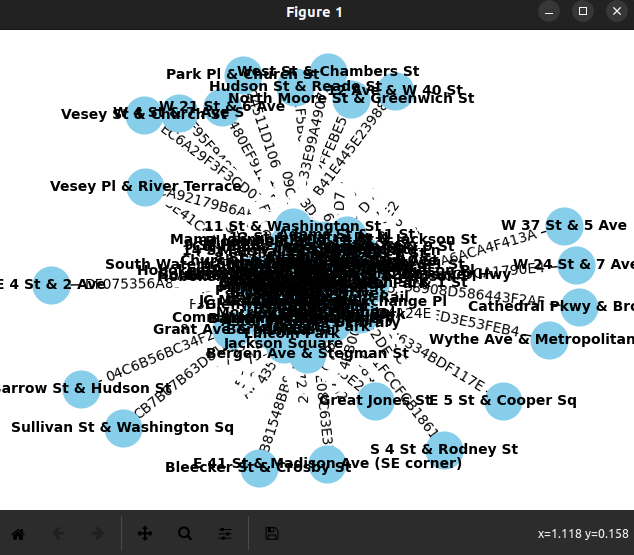

Recreate this plot in Python.
from pyspark.sql import SparkSession
from pyspark.sql import Row
from pyspark.sql.functions import col
import networkx as nx
import matplotlib.pyplot as plt
from graphframes import *
from datetime import datetime
from math import radians, cos, sin, asin, sqrt
from pyspark.sql import Row
from pyspark.sql.functions import udf
from pyspark.sql.types import FloatType
from pyspark.sql.functions import lit

class Station:
    def __init__(self, station_id, name, latitude, longitude):
        self.id = station_id
        self.name = name
        self.latitude = latitude
        self.longitude = longitude

class Trip:
    def __init__(self, ride_id, rideable_type, started_at, ended_at, start_station, end_station, member_casual):
        self.ride_id = ride_id
        self.rideable_type = rideable_type
        self.started_at = started_at
        self.ended_at = ended_at
        self.start_station = start_station
        self.end_station = end_station
        self.member_casual = member_casual

def date_to_milliseconds(date_str):
    if " " in date_str:
        format_str = "%Y-%m-%d %H:%M:%S"
    else:
        format_str = "%d-%m-%Y"
    dt = datetime.strptime(date_str, format_str)
    epoch = datetime.utcfromtimestamp(0)
    milliseconds = (dt - epoch).total_seconds() * 1000.0
    return int(milliseconds)

def nearest_station_time(graph, station_id):
    edges_rdd = graph.edges.rdd
    edges_with_time_rdd = edges_rdd.map(lambda row: Row(
        src=row['src'],
        dst=row['dst'],
        id=row['id'],
        time=date_to_milliseconds(row['ended_at']) - date_to_milliseconds(row['started_at'])
    ))
    edges_with_time = edges_with_time_rdd.toDF()
    edges_from_station = edges_with_time.filter((col("src") == station_id) | (col("dst") == station_id))
    min_times = edges_from_station.groupBy("dst").agg({"time": "min"})
    min_times = min_times.filter(col("dst") != station_id)
    nearest_edge = min_times.orderBy("min(time)").first()
    print(f"The nearest station from {station_id} in terms of time is {nearest_edge['dst']}.")

def haversine(lon1, lat1, lon2, lat2):
    lon1, lat1, lon2, lat2 = map(radians, [lon1, lat1, lon2, lat2])
    dlon = lon2 - lon1 
    dlat = lat2 - lat1 
    a = sin(dlat/2)**2 + cos(lat1) * cos(lat2) * sin(dlon/2)**2
    c = 2 * asin(sqrt(a)) 
    r = 6371
    return c * r

haversine_udf = udf(haversine, FloatType())

def nearest_station_distance(graph, station_id):
    station = graph.vertices.filter(col("id") == station_id).first()
    station_lon = float(station['longitude'])
    station_lat = float(station['latitude'])
    vertices_with_distance = graph.vertices.withColumn("distance", haversine_udf(lit(station_lon), lit(station_lat), col("longitude").cast("float"), col("latitude").cast("float")))
    vertices_with_distance = vertices_with_distance.filter(col("id") != station_id)
    nearest_station = vertices_with_distance.orderBy("distance").first()
    print(f"The nearest station from {station_id} in terms of distance is {nearest_station['id']}.")

def get_subgraph(start_date, end_date, graph):
    start_ms = date_to_milliseconds(start_date)
    end_ms = date_to_milliseconds(end_date)
    edges = graph.edges.rdd.map(lambda row: Row(
        src=row['src'],
        dst=row['dst'],
        id=row['id'],
        started_at=date_to_milliseconds(row['started_at']),
        ended_at=date_to_milliseconds(row['ended_at'])
    )).toDF()
    sub_edges = edges.filter((col("started_at") >= start_ms) & (col("ended_at") <= end_ms))
    subgraph = GraphFrame(graph.vertices, sub_edges)
    return subgraph

def compute_top_stations(graph):
    incoming_trips = graph.edges.groupBy("dst").count().orderBy('count', ascending=False)
    outgoing_trips = graph.edges.groupBy("src").count().orderBy('count', ascending=False)
    print("Top 10 stations for incoming trips:")
    incoming_trips.show(10)
    print("Top 10 stations for outgoing trips:")
    outgoing_trips.show(10)

spark = SparkSession.builder.appName("Spark GraphFrames").enableHiveSupport().getOrCreate()

# Columns : ride_id (0), rideable_type (1), started_at (2), ended_at (3), start_station_name (4), start_station_id (5), end_station_name (6), end_station_id (7), start_lat (8), start_lng (9), end_lat (10), end_lng (11), member_casual (12)
df = spark.read.csv("JC-202112-citibike-tripdata.csv", header=True)

start_stations = df.select(
    col("start_station_id").alias("id"),
    col("start_station_name").alias("name"),
    col("start_lat").alias("latitude"),
    col("start_lng").alias("longitude")
)

start_stations = start_stations.dropna(subset=["id", "name"])

end_stations = df.select(
    col("end_station_id").alias("id"),
    col("end_station_name").alias("name"),
    col("end_lat").alias("latitude"),
    col("end_lng").alias("longitude")
)

end_stations = end_stations.dropna(subset=["id", "name"])

station_vertices = start_stations.union(end_stations).dropDuplicates(["id"])

trip_edges = df.select(
    col("ride_id").alias("id"),
    col("rideable_type"),
    col("started_at"),
    col("ended_at"),
    col("start_station_id").alias("src"),
    col("end_station_id").alias("dst")
)

trip_edges = trip_edges.dropna(subset=["src", "dst"])

graph = GraphFrame(station_vertices, trip_edges)

def PlotGraph(edge_list, vertices):
    Gplot = nx.Graph()
    id_to_name = {row['id']: row['name'] for row in vertices.select('id', 'name').collect()}
    for row in edge_list.select('src', 'dst', 'id').collect():
        Gplot.add_edge(id_to_name.get(row['src'], 'unknown'), id_to_name.get(row['dst'], 'unknown'), label=row['id'])
    pos = nx.spring_layout(Gplot)
    nx.draw(Gplot, pos, with_labels=True, font_weight='bold', node_size=700, node_color='skyblue', font_size=10, font_color='black')
    labels = nx.get_edge_attributes(Gplot, 'label')
    nx.draw_networkx_edge_labels(Gplot, pos, edge_labels=labels)
    plt.show()

# Question 2.1
#graph = get_subgraph("05-12-2021", "25-12-2021", graph)
#PlotGraph(graph.edges, graph.vertices)
    
# Question 1.2
#PlotGraph(graph.edges, graph.vertices)
    
# Question 2.2
#compute_top_stations(graph)

# Question 3.1
#nearest_station_distance(graph, "JC013")

# Question 3.2
#nearest_station_time(graph, "JC013")
